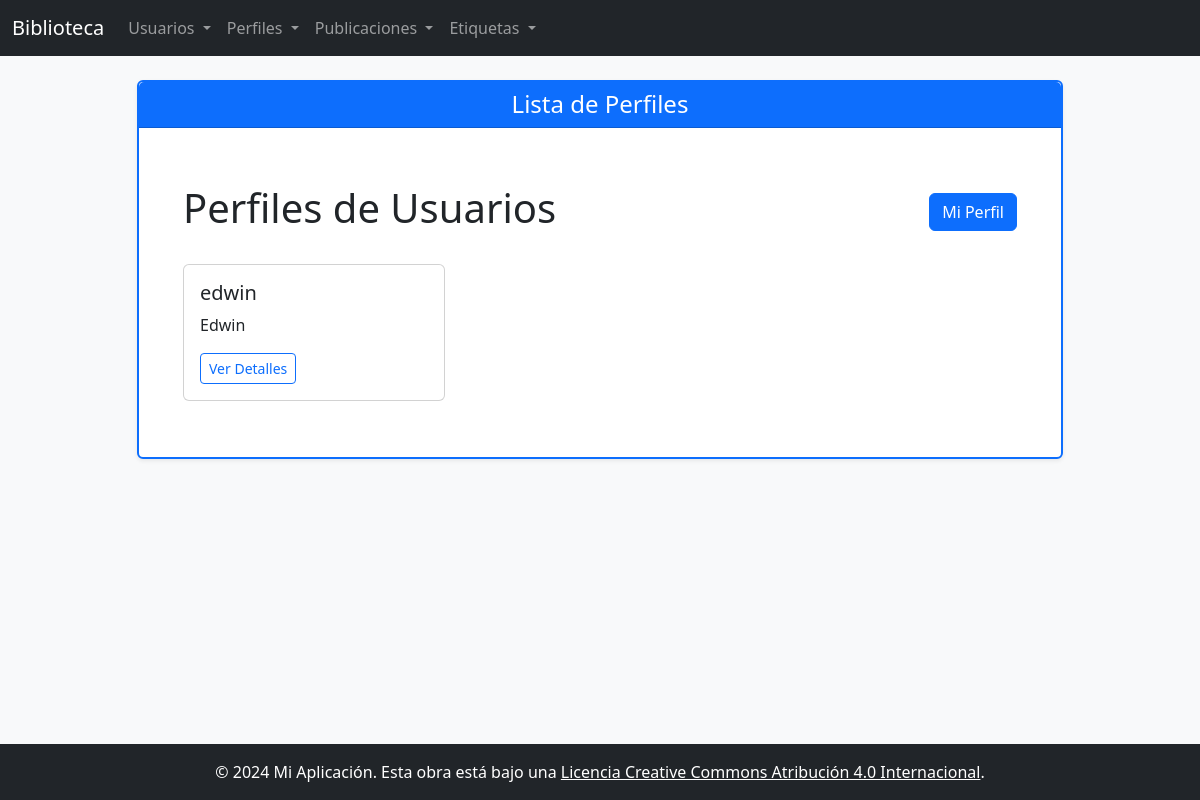
Page /perfil/ (signed in) on the earlier database version.
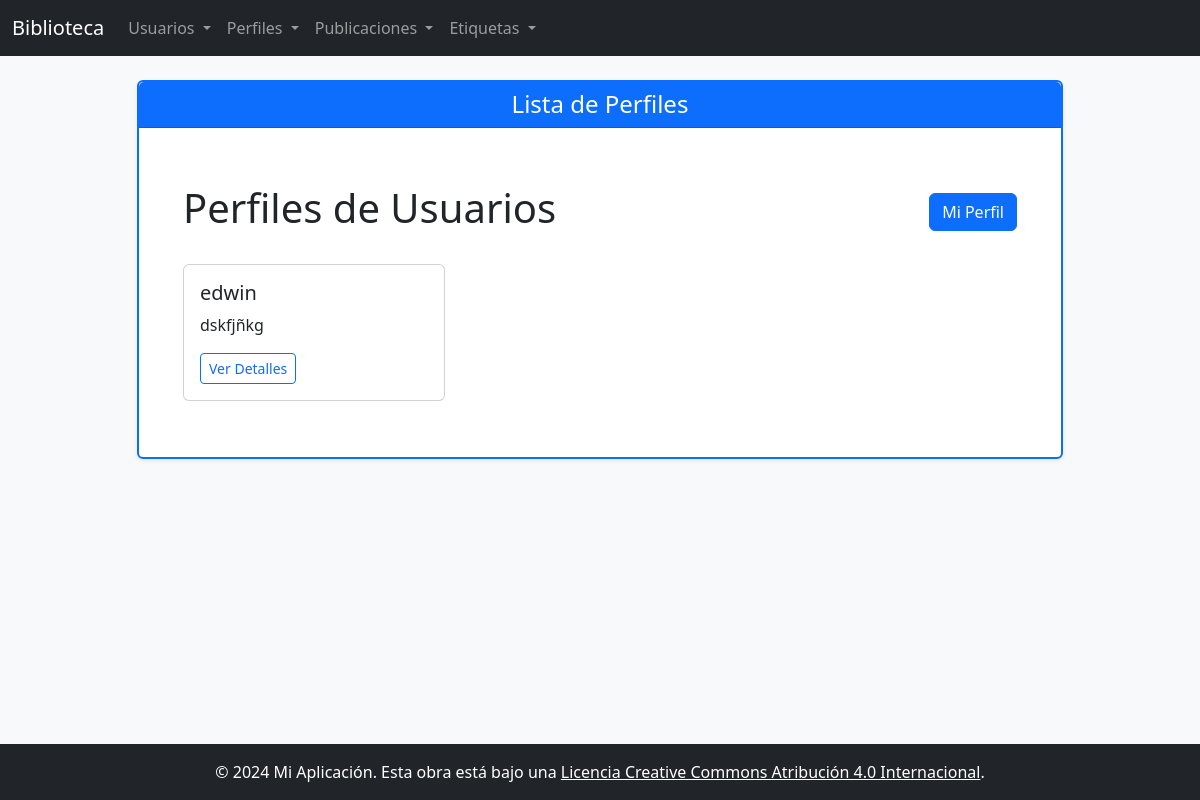
Same page on the later database version.
### app/models/perfil.py (models this page shows, shortened)
class Perfil(db.Model):
    __tablename__ = 'perfiles'
    idPerfil = db.Column(db.Integer, primary_key=True)
    bio = db.Column(db.Text, nullable=True)
    user_id = db.Column(db.Integer, db.ForeignKey('users.idUser'), nullable=False)
    user = db.relationship('User', back_populates='perfil')

### app/models/users.py (models this page shows, shortened)
class User(db.Model, UserMixin):
    __tablename__ = 'users'
    idUser = db.Column(db.Integer, primary_key=True)
    nameUser = db.Column(db.String(80), unique=True, nullable=False)
    passwordUser = db.Column(db.String(120), nullable=False)
    email = db.Column(db.String(120), unique=True, nullable=False)
    perfil = db.relationship('Perfil', back_populates='user', uselist=False)
    publicaciones = db.relationship('Publicacion', back_populates='user')

### app/routes/perfil_route.py (the view)
@bp.route('/')
@login_required
def index():
    perfiles = Perfil.query.all()
    return render_template('perfil/index.html', perfiles=perfiles)

### app/templates/perfil/index.html (shortened to what this page needs)
{% extends "base.html" %}
{% block titulo_pagina %}Lista de Perfiles{% endblock %}
{% block content %}
<div class="container mt-4">
    <div class="d-flex justify-content-between align-items-center mb-4">
        <h1>Perfiles de Usuarios</h1>
        <a href="{{ url_for('perfil.mi_perfil') }}" class="btn btn-primary">Mi Perfil</a>
    </div>
    <div class="row">
        {% for perfil in perfiles %}
        <div class="col-md-6 col-lg-4 mb-4">
            <div class="card h-100">
                <div class="card-body">
                    <h5 class="card-title">{{ perfil.user.nameUser }}</h5>
                    <p class="card-text">
                        {% if perfil.bio %}
                            {{ perfil.bio[:100] }}{% if perfil.bio|length > 100 %}...{% endif %}
                        {% else %}
                            <em>Sin biografía</em>
                        {% endif %}
                    </p>
                    <a href="{{ url_for('perfil.detail', id=perfil.idPerfil) }}" class="btn btn-outline-primary btn-sm">Ver Detalles</a>
                </div>
            </div>
        </div>
        {% endfor %}
    </div>
</div>
{% endblock %}

### app/templates/base.html (shortened to what this page needs)
<!DOCTYPE html>
<html lang="es" class="h-100">
<head>
    <link rel="stylesheet" href="{{ url_for('static', filename='bootstrap/css/bootstrap.css')}}">
    <link rel="stylesheet" href="{{ url_for('static', filename='all.min.css') }}">
    <link rel="stylesheet" href="{{ url_for('static', filename='bootstrap-icons.min.css') }}">
    <link rel="stylesheet" href="https://cdn.jsdelivr.net/npm/bootstrap-icons@1.12.1/font/bootstrap-icons.min.css">
</head>
<body class="d-flex flex-column h-100 bg-light">
  {% if current_user.is_authenticated %}
    {% include 'menu.html' %}
  {% endif %}
  <main class="flex-shrink-0">
    <div class="container mt-4 mx-auto">
      <div class="row justify-content-center">
        <div class="col-md-10">
          <div class="card shadow-sm border border-2 border-primary">
            <div class="card-header bg-primary text-white">
              <h4 class="mb-0 text-center">{% block titulo_pagina %}{% endblock %}</h4>
            </div>
            <div class="card-body">
              <div class="container-fluid p-3">
                {% block content %}
                {% endblock %}
              </div>
            </div>
          </div>
        </div>
      </div>
    </div>
  </main>
  <footer class="footer mt-auto py-3 bg-dark text-white">
    <div class="container text-center">
      <span class="text-white">&copy; 2024 Mi Aplicación. Esta obra está bajo una <a href="http://creativecommons.org/licenses/by/4.0/" class="text-white">Licencia Creative Commons Atribución 4.0 Internacional</a>.</span>
    </div>
  </footer>
</body>
</html>

### app/templates/menu.html (shortened to what this page needs)
    <nav class="navbar navbar-expand-lg navbar-dark bg-dark">
      <div class="container-fluid">
          <a class="navbar-brand" href="/">Biblioteca</a>
          <div class="collapse navbar-collapse" id="navbarNavDropdown">
              <ul class="navbar-nav">
                  <li class="nav-item dropdown">
                      <a class="nav-link dropdown-toggle" href="#" id="navbarUsuarios" role="button" data-bs-toggle="dropdown" aria-expanded="false">
                          Usuarios
                      </a>
                  </li>
                  <li class="nav-item dropdown">
                      <a class="nav-link dropdown-toggle" href="#" id="navbarPerfiles" role="button" data-bs-toggle="dropdown" aria-expanded="false">
                          Perfiles
                      </a>
                  </li>
                  <li class="nav-item dropdown">
                      <a class="nav-link dropdown-toggle" href="#" id="navbarPublicaciones" role="button" data-bs-toggle="dropdown" aria-expanded="false">
                          Publicaciones
                      </a>
                  </li>
                  <li class="nav-item dropdown">
                      <a class="nav-link dropdown-toggle" href="#" id="navbarEtiquetas" role="button" data-bs-toggle="dropdown" aria-expanded="false">
                          Etiquetas
                      </a>
                  </li>
              </ul>
          </div>
      </div>
    </nav>

Differences in the rows shown:
changed Perfil "edwin": bio "Edwin" → "dskfjñkg"
